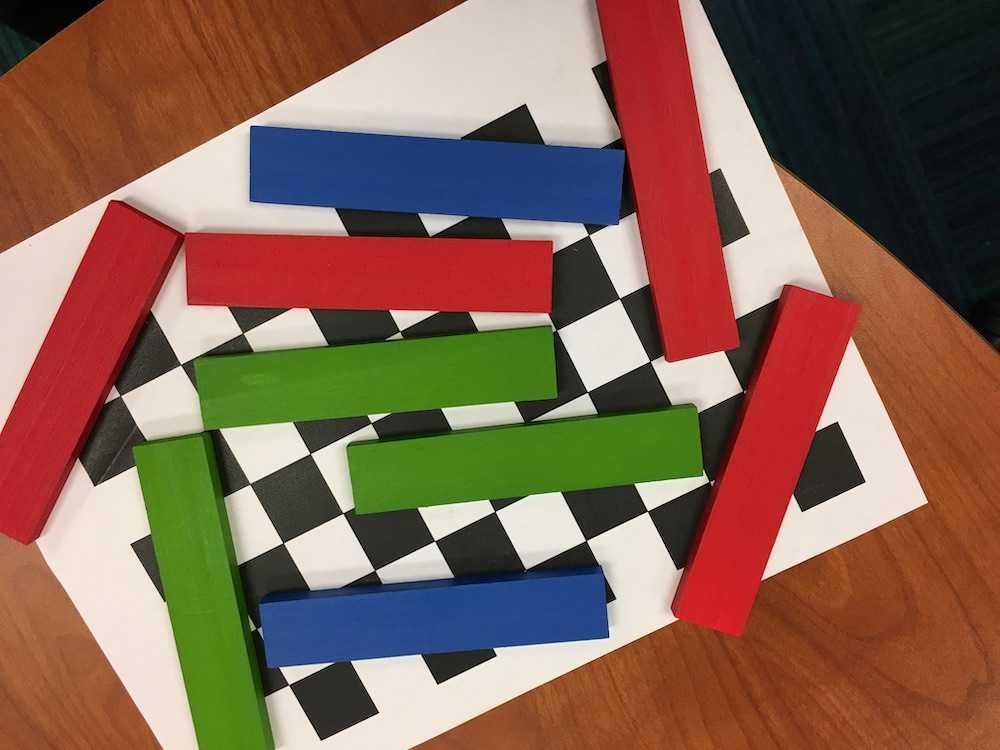
//> input picture Computer Vision - Guess block 3D location/test.JPG, 1000 x 750 px
$ ./find-colors test.JPG   (built with g++ and OpenCV 4)
//> lines starting //> are read from the running program, lines starting //| are printed output that depends on the picture
//> further down, src is the input picture: 750 rows x 1000 cols, CV_8UC3; mean B, G, R 82.9, 100.3, 132.9
/************************************************************************/

#include "opencv2/highgui.hpp"
#include "opencv2/imgproc.hpp"
#include <iostream>

/************************************************************************/

using namespace cv;
using namespace std;

/************************************************************************/

#define MAX_N_COLORS 1000

#define RR 0
#define GG 1
#define BB 2

/************************************************************************/

typedef struct color
{
  double average[3];
  int count;
  uchar replacement[3];
}
  COLOR;

/************************************************************************/

int histogram[256][256][256];

int n_colors = 0;
COLOR color_array[ MAX_N_COLORS + 10 ]; // a little extra for safety

/************************************************************************/

void histogram_colors( Mat& src )
{
  int i, j;
  int r, g, b;
  uchar* p;
  int count = 0;

  // scan the histogram
  for ( r = 0; r < 256; r++ )
    for ( g = 0; g < 256; g++ )
      for ( b = 0; b < 256; b++ )
	histogram[r][g][b] = 0;

  int n_channels = src.channels();
//> n_channels = 3

  int nRows = src.rows;
//> nRows = 750
  int nCols = src.cols*n_channels;
//> nCols = 3000

  if ( src.isContinuous() )
    {
      nCols *= nRows;
//> nCols = 2250000
      nRows = 1;
    }

  for( i = 0; i < nRows; ++i )
    {
      p = src.ptr<uchar>(i);
      for ( j = 0; j < nCols; j += n_channels )
	{
	  b = *p++;
	  g = *p++;
	  r = *p++;
	  (histogram[r][g][b])++;
	  count++;
	}
    }
//> this loop made 1 pass
//> (b, g, r, count) on pass 1: (60, 95, 163, 750000)
//> after the loop, b = 60; g = 95; r = 163; count = 750000
  /*
  printf( "%d %d %d %d: %d %d %d\n",
	  src.rows, src.cols, src.rows*src.cols, src.rows*src.cols*3,
	  nRows, nCols, count );
  */
}

/************************************************************************/

void find_popular_colors( Mat& src )
{
  int h; // histogram index
  int c; // color_index
  int r, g, b;
  double delta_r, delta_g, delta_b, distance2;
  double distance_threshold = 1000.0; // 3000
  bool found_color;
  int count;
  int total = 0;

  // scan the histogram
  for ( r = 0; r < 256; r++ )
    {
      for ( g = 0; g < 256; g++ )
	{
	  for ( b = 0; b < 256; b++ )
	    {
	      count = histogram[r][g][b];
	      if ( count == 0 )
		continue;
	      // printf( "%d: %d %d %d\n", count, r, g, b );
	      found_color = false;
	      // scan the list of colors
	      for ( c = 0; c < n_colors; c++ )
		{
		  delta_r = r - color_array[ c ].average[ RR ];
		  delta_g = g - color_array[ c ].average[ GG ];
		  delta_b = b - color_array[ c ].average[ BB ];
		  distance2 =
		    delta_r*delta_r + delta_g*delta_g + delta_b*delta_b;
	      /*
	      printf( "%d: %d %d %d - %d: %g %g %g = %g %g %g, %g\n",
		      count, r, g, b,
		      color_array[ c ].count,
		      color_array[ c ].average[ RR ],
		      color_array[ c ].average[ GG ],
		      color_array[ c ].average[ BB ],
		      delta_r, delta_g, delta_b, distance2 );
	      getchar();
	      */
		  if ( distance2 < distance_threshold )
		    {
		      color_array[ c ].average[ RR ] =
			(color_array[ c ].average[ RR ]*color_array[ c ].count
			 + r*count)/(color_array[ c ].count + count);
		      color_array[ c ].average[ GG ] =
			(color_array[ c ].average[ GG ]*color_array[ c ].count
			 + g*count)/(color_array[ c ].count + count);
		      color_array[ c ].average[ BB ] =
			(color_array[ c ].average[ BB ]*color_array[ c ].count
			 + b*count)/(color_array[ c ].count + count);
		      color_array[ c ].count += count;
		      total += count;
		      found_color = true;
		      break;
		    }
		}
	      if ( found_color )
		continue; // move to next histogram entry
	      // need to add a new color;
	      // printf( "adding %d: %d %d %d\n", count, r, g, b );
	      if ( n_colors < MAX_N_COLORS )
		{
		  color_array[ n_colors ].average[ RR ] = r;
		  color_array[ n_colors ].average[ GG ] = g;
		  color_array[ n_colors ].average[ BB ] = b;
		  color_array[ n_colors ].count = count;
		  total += count;
		  n_colors++;
		}
	    }
	}
    }

  for ( c = 0; c < n_colors; c++ )
    {
      color_array[ c ].replacement[ RR ] = round( color_array[ c ].average[ RR ] );
      color_array[ c ].replacement[ GG ] = round( color_array[ c ].average[ GG ] );
      color_array[ c ].replacement[ BB ] = round( color_array[ c ].average[ BB ] );
    }

  printf( "%d colors\n", n_colors );
  /*
  for ( c = 0; c < 20; c++ )
    printf( "%d: %g %g %g\n", color_array[ c ].count,
	    color_array[ c ].average[ RR ],
	    color_array[ c ].average[ GG ],
	    color_array[ c ].average[ BB ] );
  printf( "%d total pixels\n", total );
  */
}

/************************************************************************/
// for now get rid of the most popular color, and rare colors

void edit_colors()
{
  int c;
  int max_count = 0;
  int max_index = -1;

  if ( n_colors == 0 )
    return;

  // scan the list of colors
  for ( c = 0; c < n_colors; c++ )
    {
      color_array[ c ].replacement[ RR ] = round( color_array[ c ].average[ RR ] );
      color_array[ c ].replacement[ GG ] = round( color_array[ c ].average[ GG ] );
      color_array[ c ].replacement[ BB ] = round( color_array[ c ].average[ BB ] );
      if ( color_array[ c ].count > max_count )
	{
	  max_index = c;
	  max_count = color_array[ c ].count;
	}
      if ( color_array[ c ].count < 100 )
	{
	  color_array[ c ].replacement[ RR ] = 0;
	  color_array[ c ].replacement[ GG ] = 0;
	  color_array[ c ].replacement[ BB ] = 0;
	}
    }
  color_array[ max_index ].replacement[ RR ] = 0;
  color_array[ max_index ].replacement[ GG ] = 0;
  color_array[ max_index ].replacement[ BB ] = 0;
}

/************************************************************************/

int find_closest_color( int r, int g, int b, double *distance2_arg )
{
  int c;
  double delta_r, delta_g, delta_b, distance2;
  double min_distance2 = 1e7;
  int min_index = -1;

  // scan the list of colors
  for ( c = 0; c < n_colors; c++ )
    {
      delta_r = r - color_array[ c ].average[ RR ];
      delta_g = g - color_array[ c ].average[ GG ];
      delta_b = b - color_array[ c ].average[ BB ];
      distance2 = delta_r*delta_r + delta_g*delta_g + delta_b*delta_b;
      if ( distance2 < min_distance2 )
	{
	  min_distance2 = distance2;
	  min_index = c;
	}
      /*
      printf( "%d: %d %d %d - %g %g %g: %g %g %g: %g; %g %d\n",
	      c, r, g, b, color_array[ c ].average[ RR ],
	      color_array[ c ].average[ GG ],
	      color_array[ c ].average[ BB ],
	      delta_r, delta_g, delta_b, distance2, min_distance2, min_index );
      */
    }
  CV_Assert( min_index >= 0 );
  CV_Assert( min_index < n_colors );

  if ( distance2_arg != NULL )
    *distance2_arg = min_distance2;
  return min_index;
}

/************************************************************************/

void mark_colors( Mat& src, Mat& marked )
{
  int i, j, c;
  int r, g, b;
  uchar *p, *p2;

  int n_channels = src.channels();
//> n_channels = 3

  int nRows = src.rows;
//> nRows = 750
  int nCols = src.cols*n_channels;
//> nCols = 3000

  if ( src.isContinuous() )
    {
      nCols *= nRows;
//> nCols = 2250000
      nRows = 1;
    }

  for( i = 0; i < nRows; ++i )
    {
      p = src.ptr<uchar>(i);
      p2 = marked.ptr<uchar>(i);
      for ( j = 0; j < nCols; j += n_channels )
	{
	  b = *p++;
	  g = *p++;
	  r = *p++;
	  c = find_closest_color( r, g, b, NULL );
	  *p2++ = color_array[ c ].replacement[ BB ];
	  *p2++ = color_array[ c ].replacement[ GG ];
	  *p2++ = color_array[ c ].replacement[ RR ];
	}
    }
//> this loop made 1 pass
//> (b, g, r, c) on pass 1: (60, 95, 163, 18)
//> after the loop, b = 60; g = 95; r = 163; c = 18
}

/************************************************************************/

void seed_blobs( Mat& src, Mat& blobs, int *blob_ids  )
{
  int i, j, c;
  int r, g, b;
  uchar *p, *p2;
  double distance2;
  int *p_blob_ids;

  int n_channels = src.channels();
//> n_channels = 3

  int nRows = src.rows;
//> nRows = 750
  int nCols = src.cols*n_channels;
//> nCols = 3000

  if ( src.isContinuous() )
    {
      nCols *= nRows;
//> nCols = 2250000
      nRows = 1;
    }

  p_blob_ids = blob_ids;
  for( i = 0; i < nRows; ++i )
    {
      p = src.ptr<uchar>(i);
      p2 = blobs.ptr<uchar>(i);
      for ( j = 0; j < nCols; j += n_channels )
	{
	  b = *p++;
	  g = *p++;
	  r = *p++;
	  c = find_closest_color( r, g, b, &distance2 );
	  if ( distance2 <= 100.0 )
	    {
	      *p2++ = color_array[ c ].replacement[ BB ];
	      *p2++ = color_array[ c ].replacement[ GG ];
	      *p2++ = color_array[ c ].replacement[ RR ];
	      *p_blob_ids++ = c;
	    }
	  else
	    {
	      *p2++ = 0;
	      *p2++ = 0;
	      *p2++ = 0;
	      *p_blob_ids++ = -1;
	    }
	}
    }
//> this loop made 1 pass
//> (b, g, r, c, distance2) on pass 1: (60, 95, 163, 18, 13.74)
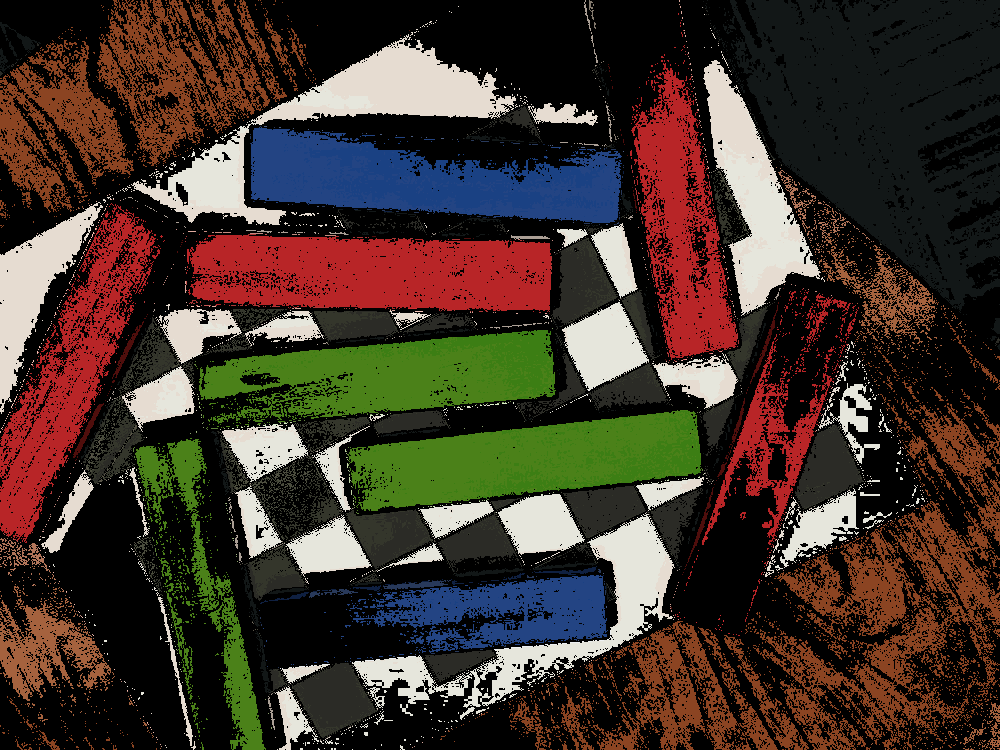
//> blobs: 750 rows x 1000 cols, CV_8UC3; mean B, G, R 43.6, 52.7, 66.5
//> after the loop, b = 60; g = 95; r = 163; c = 18; distance2 = 13.74
}

/************************************************************************/

int check_neighbors( int r, int g, int b, int i, int j, Mat& _src,
		     int *blob_ids )
{

/*
b = _src(i,j)[0];
	  g = _src(i,j)[1];
	  r = _src(i,j)[2];
*/
}

/************************************************************************/

int grow_blobs( Mat& src, Mat& blobs, int *blob_ids  )
{
  int i, j;
  int r, g, b;
  double distance2;
  int n_changes = 0;

  Mat_<Vec3b> _src = src;
  // scan pixels
//> (the run ends here: the program crashes, at `for( int i = 0; i < blobs.rows; ++i)`)
